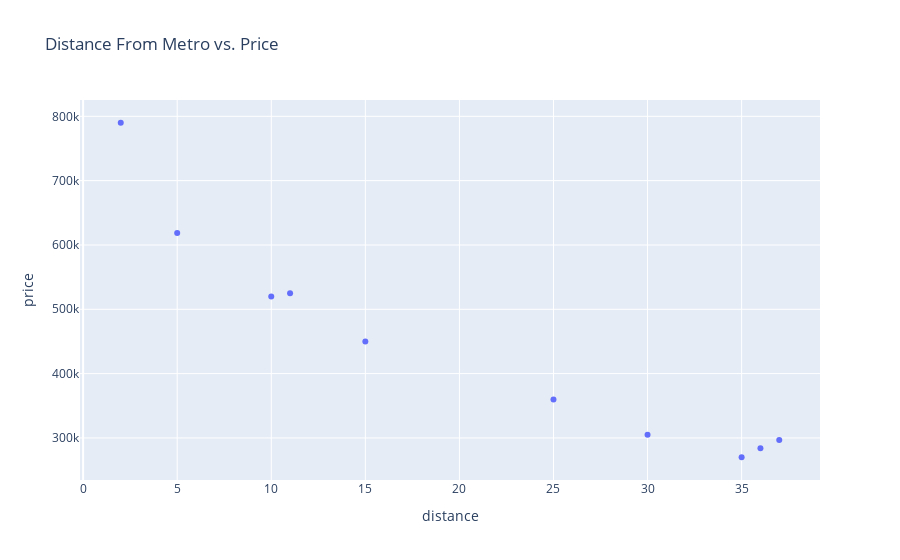

Notebook code for this chart:
### Markdown cell above
My original plans for this assignment were to create a new schema for data, utilizing BeautifulSoup and https://interactive.taxfoundation.org/propertytax/ and https://www.zillow.com/howto/api/GetSearchResults.htm to create a collection of properties that have tax info and associated price.  Then, using the free https://developer.mapquest.com/documentation/open/geocoding-api/batch/get/ to get the lat,long coordinates and calculate distance to the metro.  However, due to an error with the taxfoundation website and Zillow's developer portal having issues, I crafted my own dataset from information found online by googling.  Note, it is not accurate, as the distance was done manually for now.  This is merely an experiment with plotly and how we can display the data to the user.

### Code cell
import plotly.express as px
import pandas as pd
import csv
# TODO: utilize public tax info to generate this, use zillowHelper.py to estimate/display realestate/rent costs
entries = {
    'address': [],
    'citystatezip': [],
    'price': [],
    'distance': [],
}
with open('addresses.csv', mode='r') as infile:
    reader = csv.reader(infile)
    for row in reader:
        entries['address'].append(row[0])
        entries['citystatezip'].append(row[1])
        entries['price'].append(row[2])
        entries['distance'].append(row[3])

n_entries = len(entries['address'])

df = pd.DataFrame(dict(distance=entries['distance'], price=entries['price'],
                       citystatezip=entries['citystatezip']))
# Use column names of df for the different parameters x, y, color, ...
fig = px.scatter(df, x="distance", y="price",
                 title="Distance From Metro vs. Price",
                 hover_name="citystatezip", hover_data=['citystatezip'],
                )

fig.show()

### Figure 1 — Plotly figure (JSON) as saved in the notebook; plotly's stock layout.template omitted (floating-point values rounded to 4 significant figures)
{"data": [{"customdata": [["Reston VA 20190"], ["Reston VA 20190"], ["Reston VA 20190"], ["Reston VA 20190"], ["Reston VA 20191"], ["Reston VA 20191"], ["Reston VA 20191"], ["Reston VA 20191"], ["Reston VA 20190"], ["Reston VA 20191"]], "hoverlabel": {"namelength": 0}, "hovertemplate": "<b>%{hovertext}</b><br><br>distance=%{x}<br>price=%{y}<br>citystatezip=%{customdata[0]}", "hovertext": ["Reston VA 20190", "Reston VA 20190", "Reston VA 20190", "Reston VA 20190", "Reston VA 20191", "Reston VA 20191", "Reston VA 20191", "Reston VA 20191", "Reston VA 20190", "Reston VA 20191"], "legendgroup": "", "marker": {"color": "#636efa", "symbol": "circle"}, "mode": "markers", "name": "", "showlegend": false, "type": "scatter", "x": ["30", "35", "36", "37", "25", "15", "10", "11", "5", "2"], "xaxis": "x", "y": ["305000", "269990", "283999", "297000", "359900", "449900", "519900", "525000", "618716", "790000"], "yaxis": "y"}], "layout": {"legend": {"tracegroupgap": 0}, "title": {"text": "Distance From Metro vs. Price"}, "xaxis": {"anchor": "y", "domain": [0, 1], "title": {"text": "distance"}}, "yaxis": {"anchor": "x", "domain": [0, 1], "title": {"text": "price"}}}}
